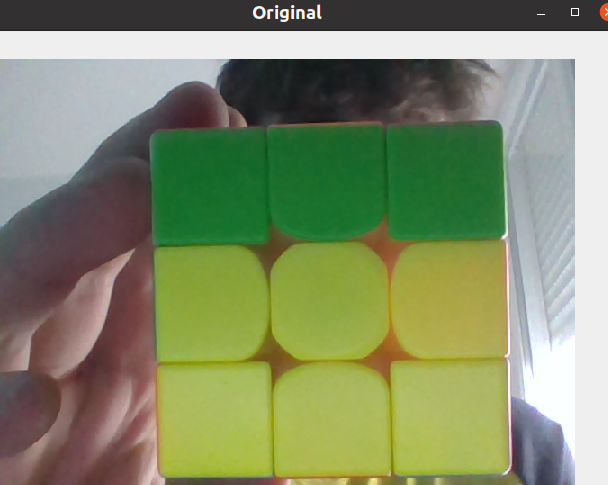
#> input picture RubikSolver/Images/0.png, 608 x 485 px, given in place of the camera
$ python TrackBarFilter.py
#> lines starting #> are read from the running program, lines starting #| are printed output that depends on the picture; after the words box and inside, x2 and y2 are one past the last pixel; in counts of white or black regions, pixels touching at a corner belong together
import cv2
import numpy as np

cap = cv2.VideoCapture(0)

def nothing(x):
    pass

cv2.namedWindow('HSV')
cv2.resizeWindow("HSV", 600, 600)
cv2.createTrackbar("HUE min", "HSV", 0,179,nothing)
#> slider 'HUE min' is set to 35
cv2.createTrackbar("HUE max", "HSV", 179,179,nothing)
cv2.createTrackbar("SAT min", "HSV", 0,255,nothing)
#> slider 'SAT min' is set to 51
cv2.createTrackbar("SAT max", "HSV", 255,255,nothing)
cv2.createTrackbar("V min", "HSV", 0,255,nothing)
#> slider 'V min' is set to 51
cv2.createTrackbar("V max", "HSV", 255,255,nothing)

while(True):

    ret, img = cap.read()
#> img is the input picture: shape (485, 608, 3); mean B, G, R 105.1, 140.2, 130.5
    if img is None:
        print("Error image is None")
        exit(1)
    else:
        imgHSV = cv2.cvtColor (img, cv2.COLOR_BGR2HSV)
#> imgHSV: shape (485, 608, 3); mean H, S, V 55, 86.7, 147.6

        hmin = cv2.getTrackbarPos("HUE min", "HSV")
        hmax = cv2.getTrackbarPos ("HUE max", "HSV")
        smin = cv2.getTrackbarPos ("SAT min", "HSV")
        smax = cv2.getTrackbarPos ("SAT max", "HSV")
        vmin = cv2.getTrackbarPos ("V min", "HSV")
        vmax = cv2.getTrackbarPos ("V max", "HSV")

        lower = np.array([hmin, smin, vmin])
        upper = np.array([hmax, smax, vmax])
        mask = cv2.inRange(imgHSV,lower,upper)
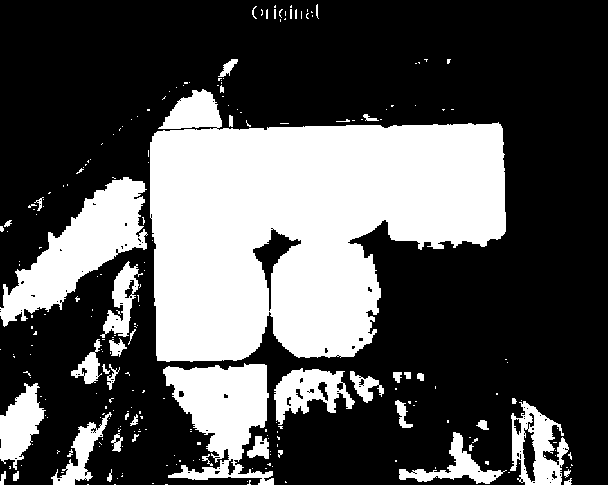
#> mask: shape (485, 608); 32.9% white; 244 white regions (198 under 20 px), largest, box (x1, y1, x2, y2) and area: (150, 89, 506, 362) 65602, (0, 177, 148, 327) 8754, (163, 363, 274, 485) 7531
        result = cv2.bitwise_and(img,img, mask= mask)
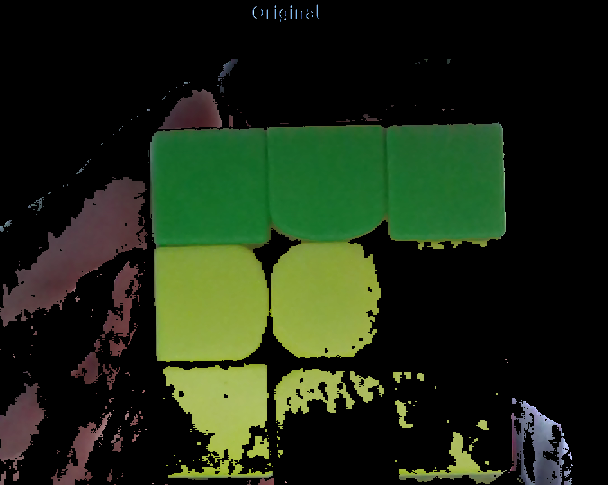
#> result: shape (485, 608, 3); mean B, G, R 20.3, 40.6, 29.1


        cv2.imshow('Original', img)
        cv2.imshow('resulr', result)
        if cv2.waitKey(1) & 0xFF == ord('q'):
#> (key q is pressed here)
            break

cap.release()
cv2.destroyAllWindows()
